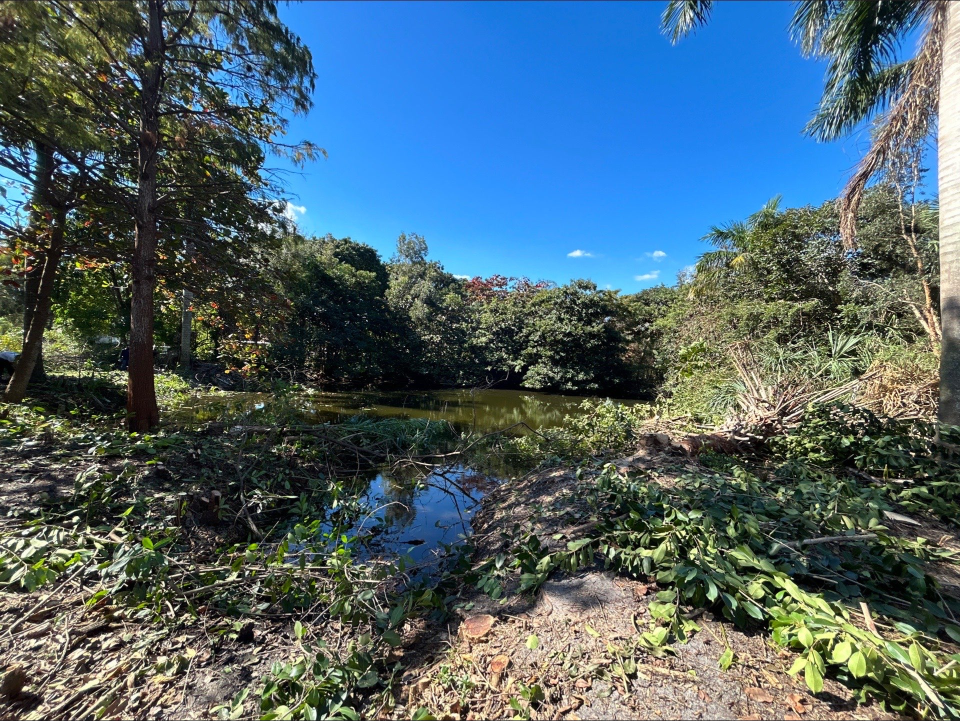
#> input picture IMG_3734.jpg, 1920 x 1442 px (shown at 1/2 size)
$ python -i enhance_video.py   (imports and definitions only)
#> lines starting #> are read from the running program, lines starting #| are printed output that depends on the picture
#> further down, picture is the input picture: shape (1442, 1920, 3); mean B, G, R 109.3, 100.2, 78.2
import os
import cv2  # type: ignore
import numpy as np
from tqdm import tqdm  # type: ignore


# [83 lines left out: function enhance_video, not called in this run]


def apply_super_resolution(frame, scale_factor=2):
    """Apply a more advanced super-resolution technique to a frame"""
#> called with scale_factor = 2
    # Convert to YCrCb color space (better for image processing)
    ycrcb = cv2.cvtColor(frame, cv2.COLOR_BGR2YCrCb)
#> ycrcb: shape (1442, 1920, 3); mean of channels 0, 1, 2 94.7, 116.2, 136.2

    # Extract Y channel (luminance)
    y, cr, cb = cv2.split(ycrcb)
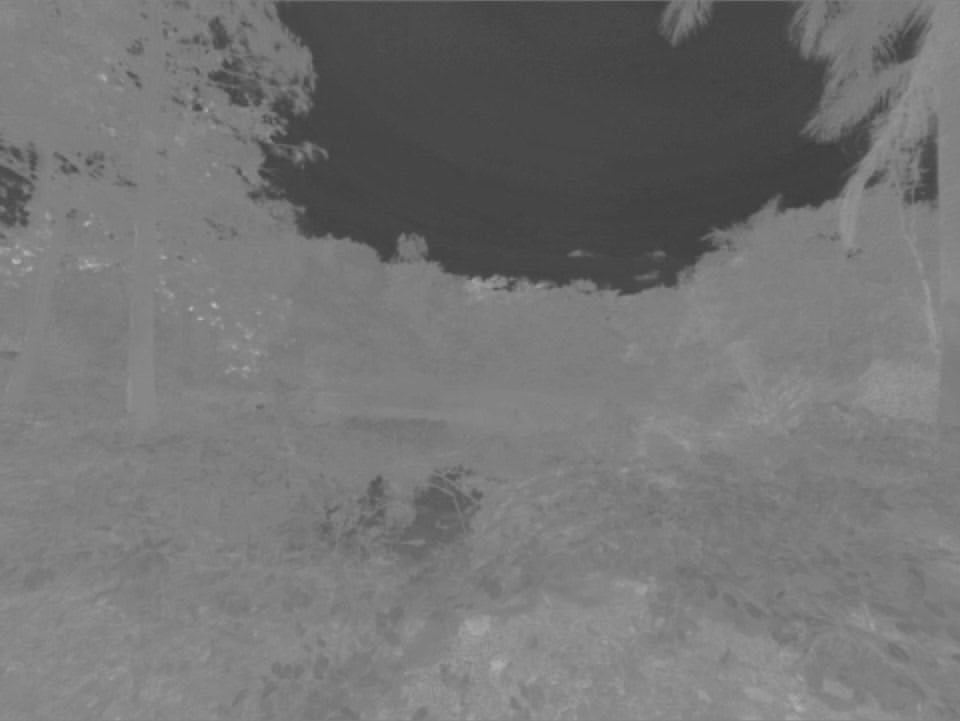
#> cr: shape (1442, 1920) (shown at 1/2 size); min 61, max 184, mean 116.2
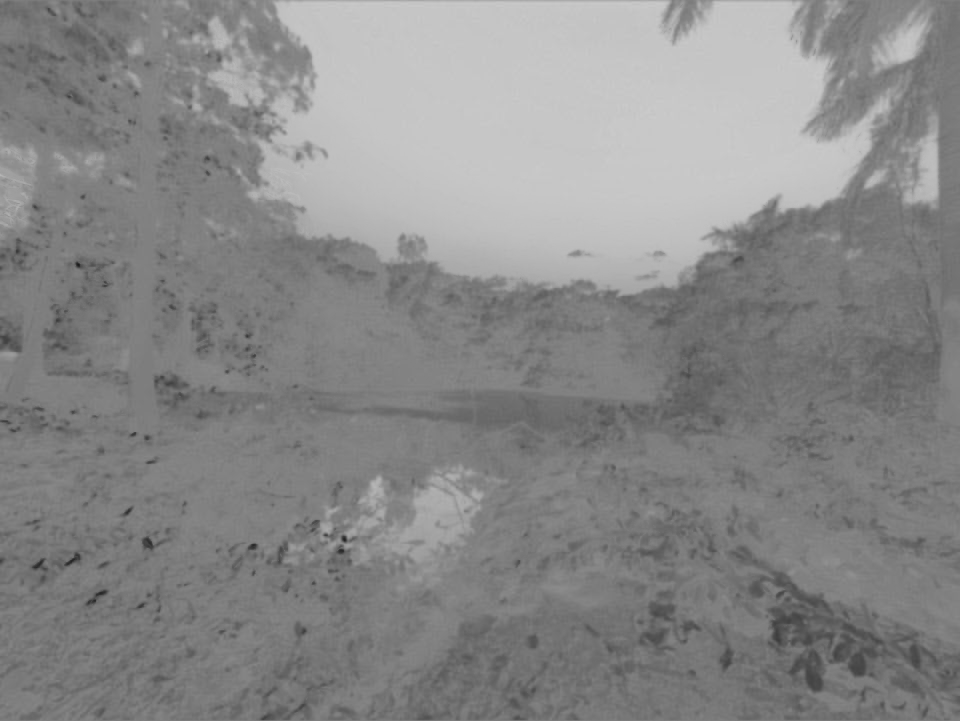
#> cb: shape (1442, 1920) (shown at 1/2 size); min 23, max 204, mean 136.2

    # Apply bilateral filter to preserve edges while reducing noise
    y_filtered = cv2.bilateralFilter(y, 5, 50, 50)

    # Upscale using Lanczos4 (high quality)
    height, width = y_filtered.shape
#> height = 1442; width = 1920
    y_upscaled = cv2.resize(
        y_filtered,
        (int(width * scale_factor), int(height * scale_factor)),
        interpolation=cv2.INTER_LANCZOS4,
    )

    # Apply unsharp mask for sharpening
    gaussian = cv2.GaussianBlur(y_upscaled, (0, 0), 3.0)
    y_sharpened = cv2.addWeighted(y_upscaled, 1.5, gaussian, -0.5, 0)

    # Upscale chroma channels
    cr_upscaled = cv2.resize(
        cr,
        (int(width * scale_factor), int(height * scale_factor)),
        interpolation=cv2.INTER_LANCZOS4,
    )
    cb_upscaled = cv2.resize(
        cb,
        (int(width * scale_factor), int(height * scale_factor)),
        interpolation=cv2.INTER_LANCZOS4,
    )

    # Merge channels back
    ycrcb_upscaled = cv2.merge([y_sharpened, cr_upscaled, cb_upscaled])
#> ycrcb_upscaled: shape (2884, 3840, 3); mean of channels 0, 1, 2 93.9, 116.2, 136.2

    # Convert back to BGR
    result = cv2.cvtColor(ycrcb_upscaled, cv2.COLOR_YCrCb2BGR)

    # Apply additional enhancements
    # Increase saturation
    hsv = cv2.cvtColor(result, cv2.COLOR_BGR2HSV)
#> hsv: shape (2884, 3840, 3); mean H, S, V 63.8, 111.7, 124.5
    h, s, v = cv2.split(hsv)
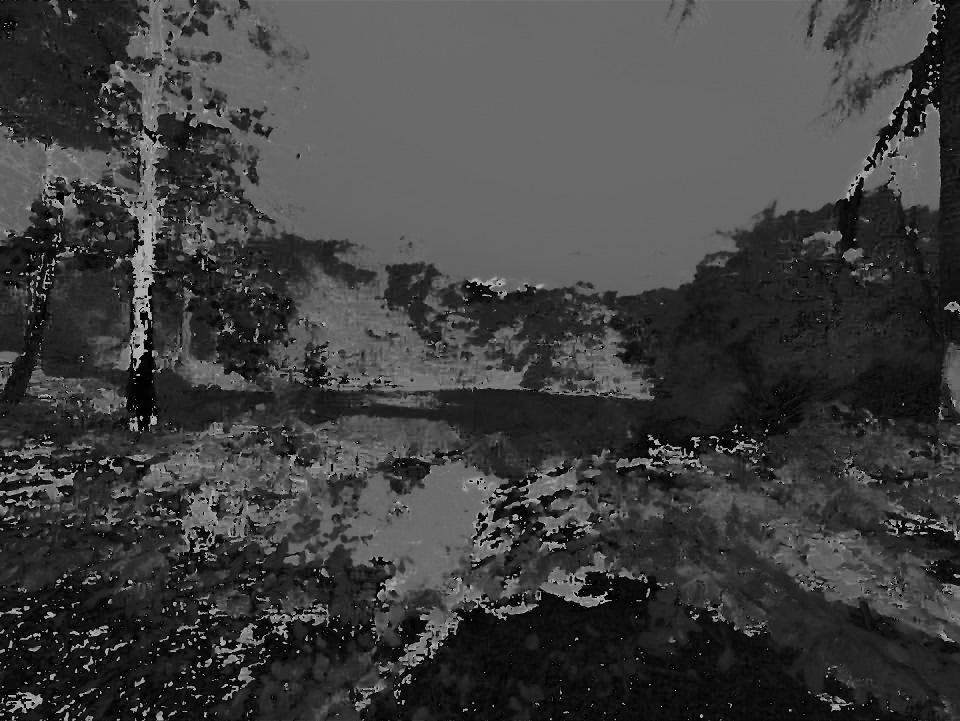
#> h: shape (2884, 3840) (shown at 1/4 size); min 0, max 179, mean 63.8
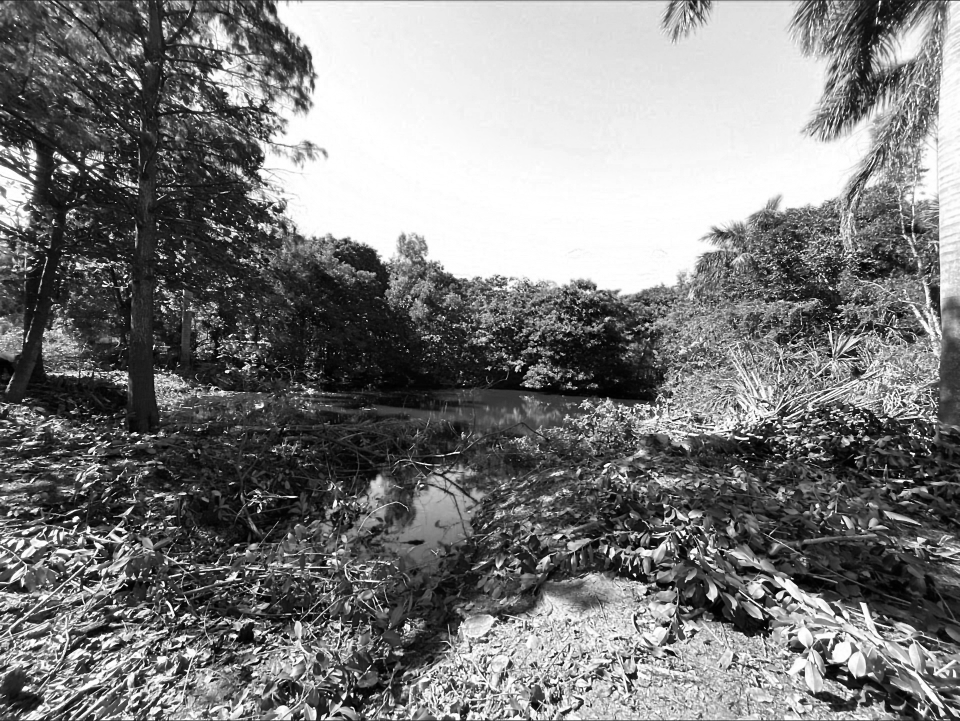
#> v: shape (2884, 3840) (shown at 1/4 size); min 0, max 255, mean 124.5
    s = cv2.multiply(s, 1.3)  # Increase saturation by 30%
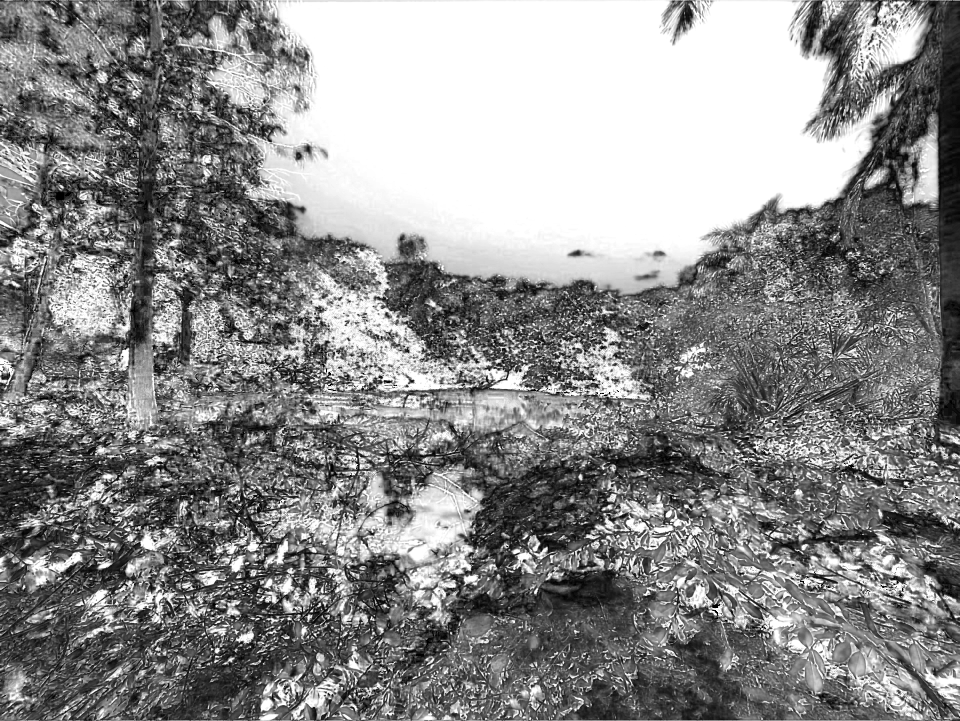
#> s: shape (2884, 3840) (shown at 1/4 size); min 0, max 255, mean 139.3
    hsv_enhanced = cv2.merge([h, s, v])
#> hsv_enhanced: shape (2884, 3840, 3); mean H, S, V 63.8, 139.3, 124.5
    result = cv2.cvtColor(hsv_enhanced, cv2.COLOR_HSV2BGR)
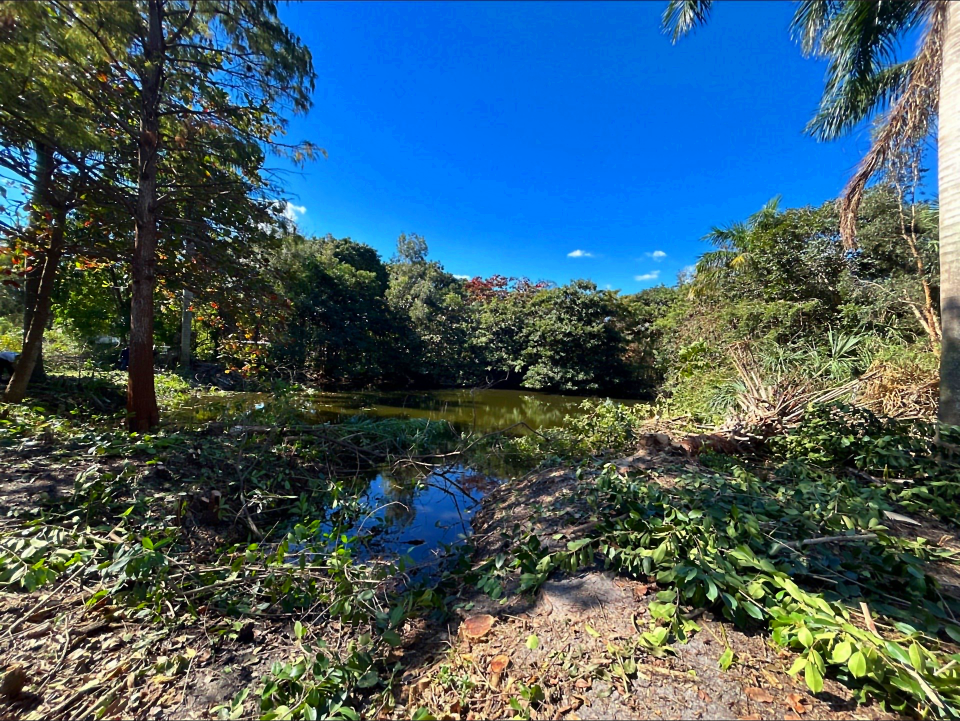
#> result: shape (2884, 3840, 3) (shown at 1/4 size); mean B, G, R 103.7, 93.4, 66.4

    return result


# [68 lines left out: function enhance_video_high_quality, not called in this run]


# [10 lines not run here, left out]

>>> import cv2
>>> picture = cv2.imread('IMG_3734.jpg')
>>> result = apply_super_resolution(picture)

$ run again, on IMG_3735.jpg
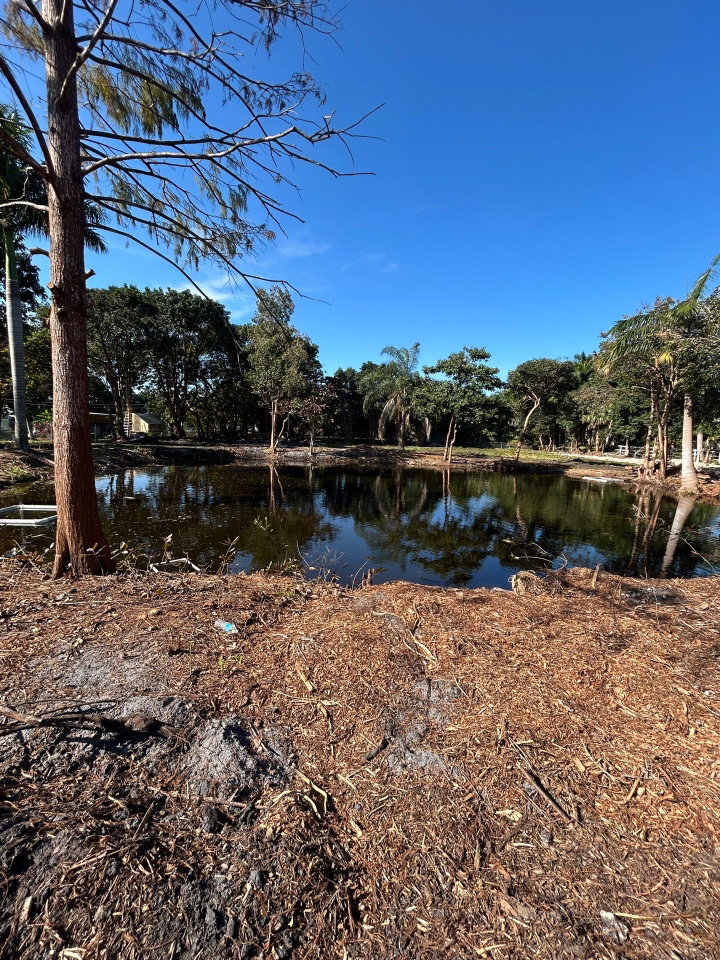
#> input picture IMG_3735.jpg, 1440 x 1920 px (shown at 1/2 size)
#> picture is the input picture: shape (1920, 1440, 3); mean B, G, R 114.1, 98.8, 90.4
#> ycrcb: shape (1920, 1440, 3); mean of channels 0, 1, 2 98.1, 122.5, 137.1
#> ycrcb_upscaled: shape (3840, 2880, 3); mean of channels 0, 1, 2 97.3, 122.5, 137.1
#> hsv: shape (3840, 2880, 3); mean H, S, V 53.8, 129.6, 135.8
#> in apply_super_resolution, `s = cv2.multiply(s, 1.3)`:
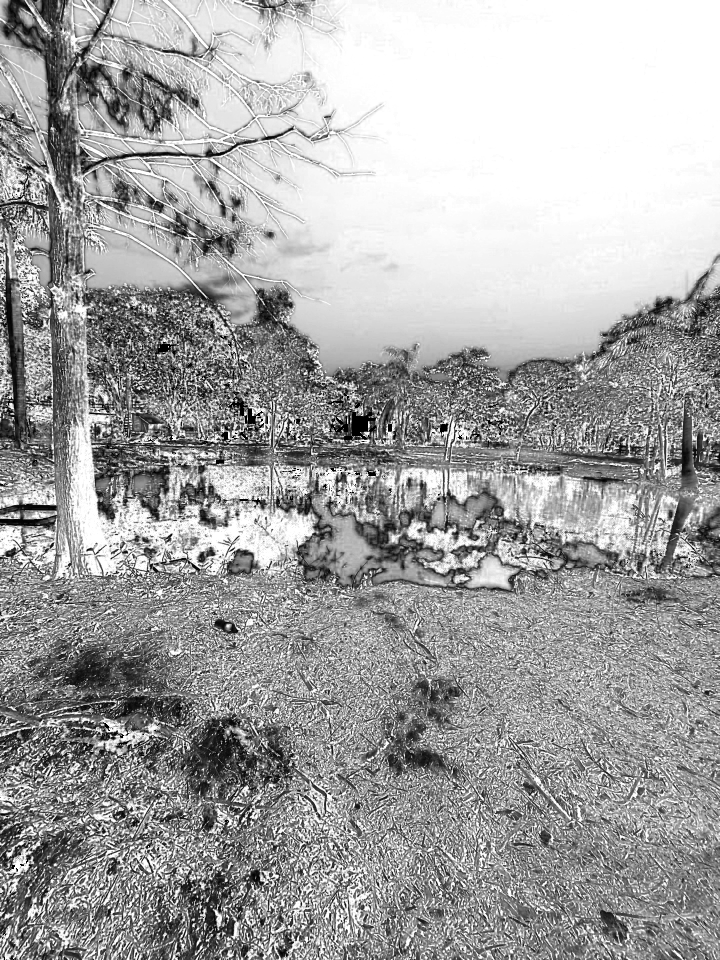
#> s: shape (3840, 2880) (shown at 1/4 size); min 0, max 255, mean 163.2
#> hsv_enhanced: shape (3840, 2880, 3); mean H, S, V 53.8, 163.2, 135.8
#> in apply_super_resolution, `result = cv2.cvtColor(hsv_enhanced, cv2.COLOR_HSV2BGR)`:
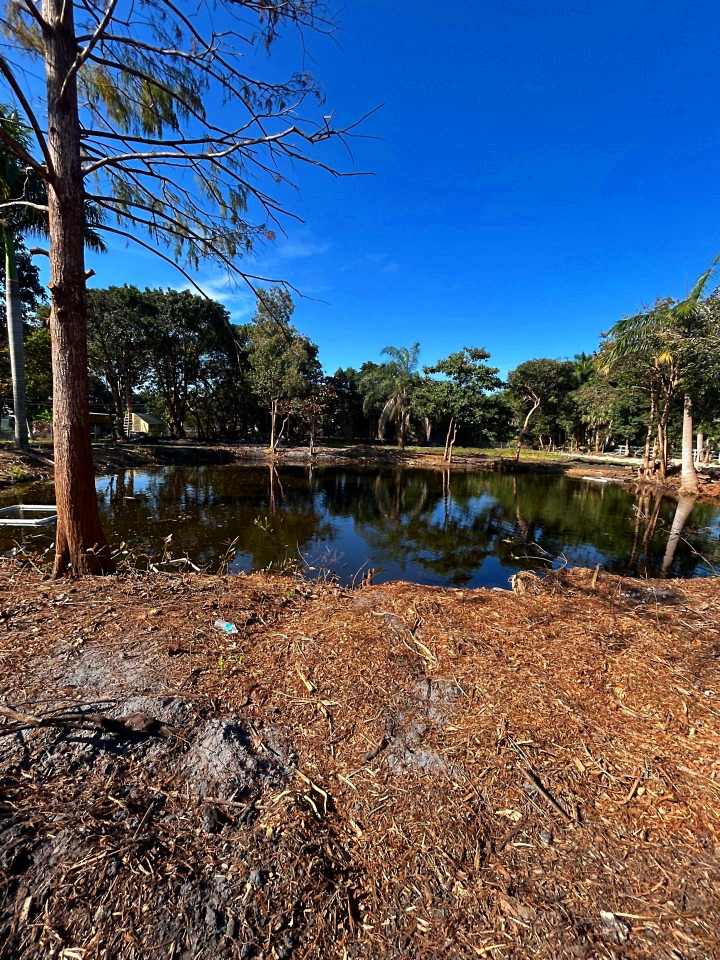
#> result: shape (3840, 2880, 3) (shown at 1/4 size); mean B, G, R 107, 86.9, 75.8

$ run again, on 480401945_1157070916002743_5183818224020437460_n.jpg
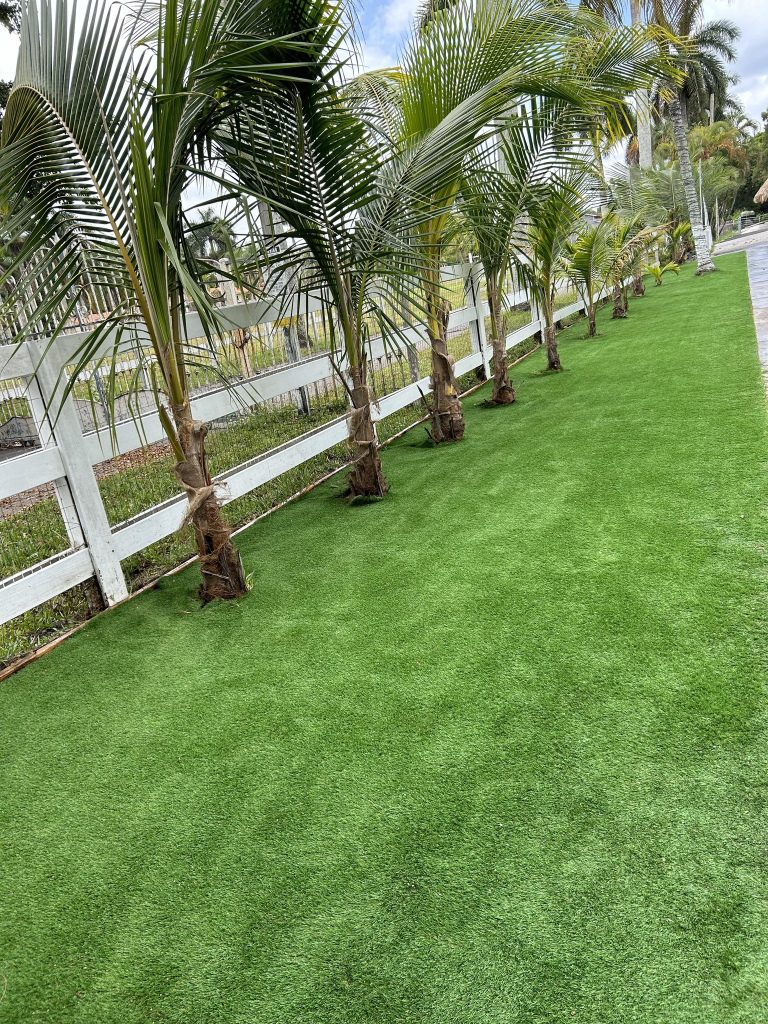
#> input picture 480401945_1157070916002743_5183818224020437460_n.jpg, 1536 x 2048 px (shown at 1/2 size)
#> picture is the input picture: shape (2048, 1536, 3); mean B, G, R 84.9, 138.3, 113.2
#> ycrcb: shape (2048, 1536, 3); mean of channels 0, 1, 2 124.7, 119.8, 105.5
#> ycrcb_upscaled: shape (4096, 3072, 3); mean of channels 0, 1, 2 124, 119.8, 105.5
#> hsv: shape (4096, 3072, 3); mean H, S, V 46.8, 117.1, 138.6
#> in apply_super_resolution, `s = cv2.multiply(s, 1.3)`:
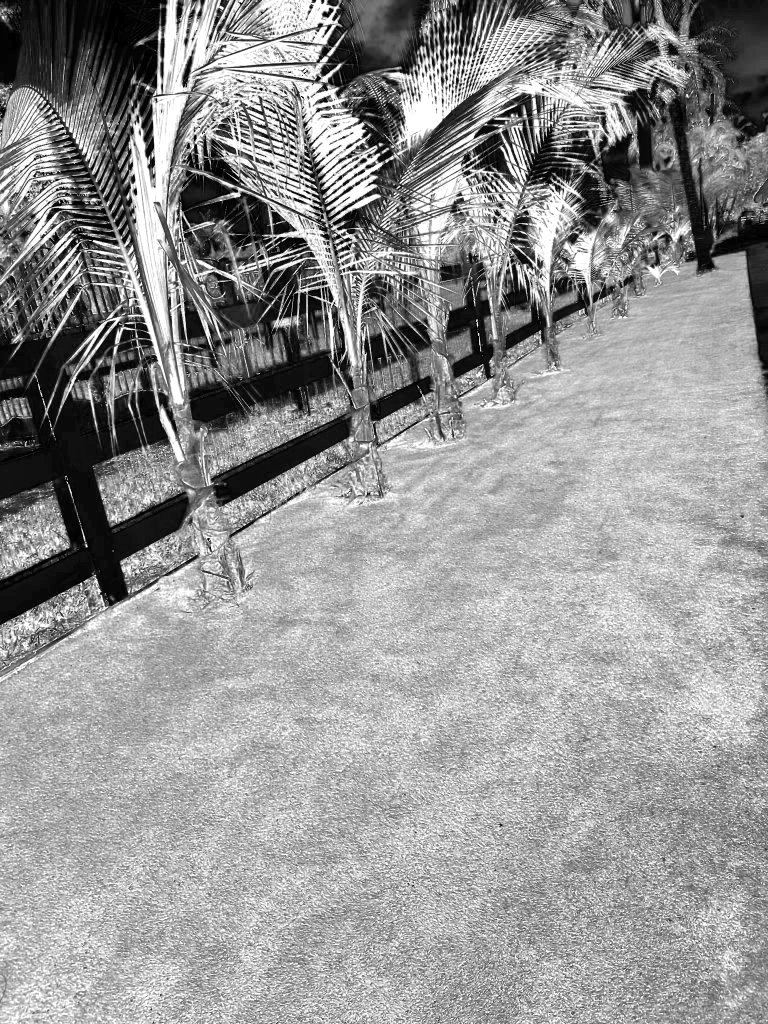
#> s: shape (4096, 3072) (shown at 1/4 size); min 0, max 255, mean 148.7
#> hsv_enhanced: shape (4096, 3072, 3); mean H, S, V 46.8, 148.7, 138.6
#> in apply_super_resolution, `result = cv2.cvtColor(hsv_enhanced, cv2.COLOR_HSV2BGR)`:
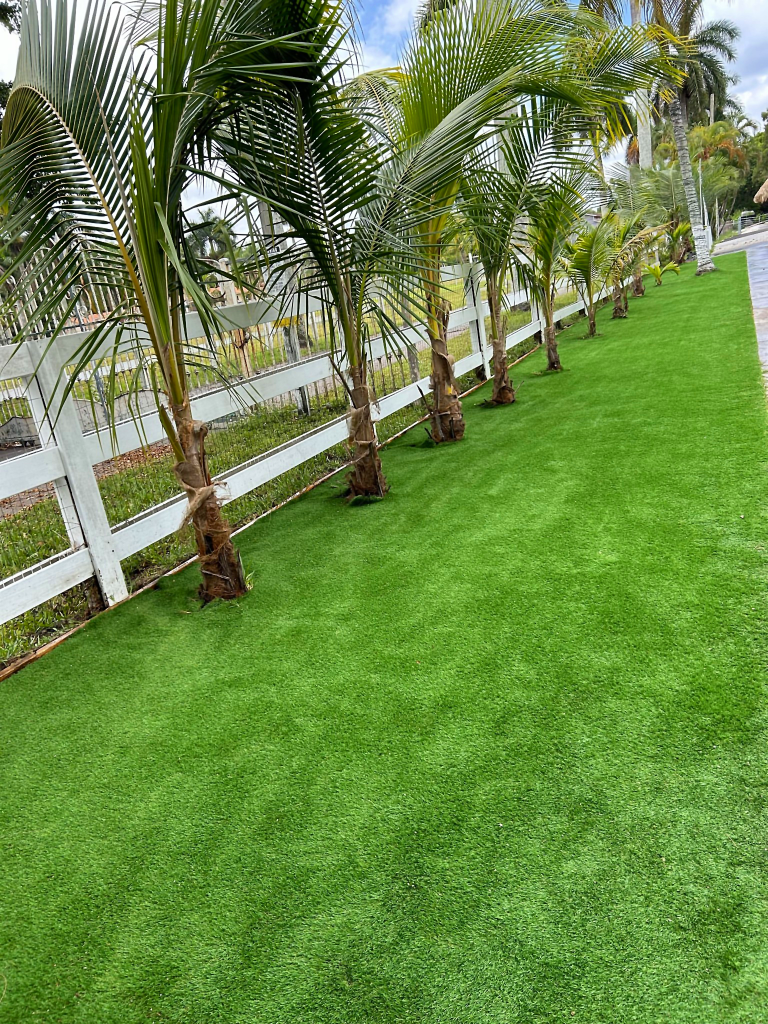
#> result: shape (4096, 3072, 3) (shown at 1/4 size); mean B, G, R 68.1, 137.2, 104.4
